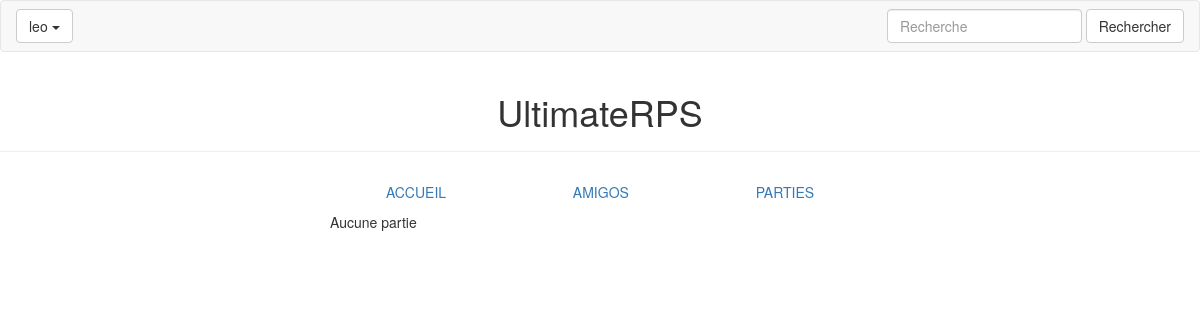
Page / (signed in) on the earlier database version.
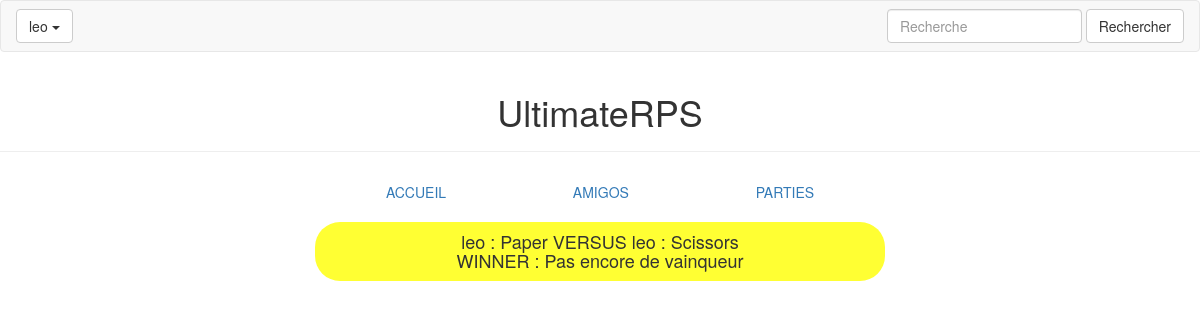
Same page on the later database version.
### game/models.py (models this page shows, shortened)
class Game(models.Model):
	Creator = models.ForeignKey(
		User, related_name='creator', null=True)
	Opponent = models.ForeignKey(
		User, related_name='opponent', null=True, blank=True)
	CreatorHand = models.CharField(
		max_length=10, choices=HANDS, default=NULL)
	OpponentHand = models.CharField(
		max_length=10, choices=HANDS, default=NULL)
	Winner = models.ForeignKey(
		User, related_name='winner', null=True, blank=True)
	Completed = models.DateTimeField(
		null=True, blank=True)
	Created = models.DateTimeField(
		auto_now_add=True)
	Modified = models.DateTimeField(
		auto_now=True)

### accueil/views.py (the view)
# urls.py: 2. Add a URL to urlpatterns:  url(r'^$', views.home, name='home')
def home(request):
	if request.user.is_authenticated():
		parties = Game.objects.filter(Creator=request.user) | Game.objects.filter(Opponent=request.user)
		return render(request, 'accueil/home.html', {'liste_parties' : parties})
	else :
		return render(request, 'accueil/deco.html')

### accueil/templates/accueil/home.html (shortened to what this page needs)
{% extends "base.html" %}
{% block content %}
	{% for partie in liste_parties %}
			<div class = "row" style ="padding-top : 10px"></div>
			<div class="row", style="{% cycle 'background-color: #FFFF33;border-radius: 25px;' 'background-color: #66FF33;border-radius: 25px;' 'background-color: #F84533;border-radius: 25px;' 'background-color: #33CCFF;border-radius: 25px;' %}">
				<div class="col-xs-8 col-xs-offset-2">
					<h4 class="text-center">
						{{ partie.Creator.username }} : {{partie.CreatorHand}} VERSUS
						{{ partie.Opponent.username }} : {{partie.OpponentHand}}
						<br>
						WINNER :
						{% if not partie.Winner %}
							Pas encore de vainqueur
						{% else %}
							{{ partie.Winner }}
						{% endif %}
					</h4>
				</div>
			</div>
		{% empty %}
			<p>Aucune partie</p>
		{% endfor %}
{% endblock %}

Differences in the rows shown:
added Game: Creator.username "leo", CreatorHand "Paper", Opponent.username "leo", OpponentHand "Scissors", shows "Pas encore de vainqueur"
Other differences:
text no longer shown: "Aucune partie"
